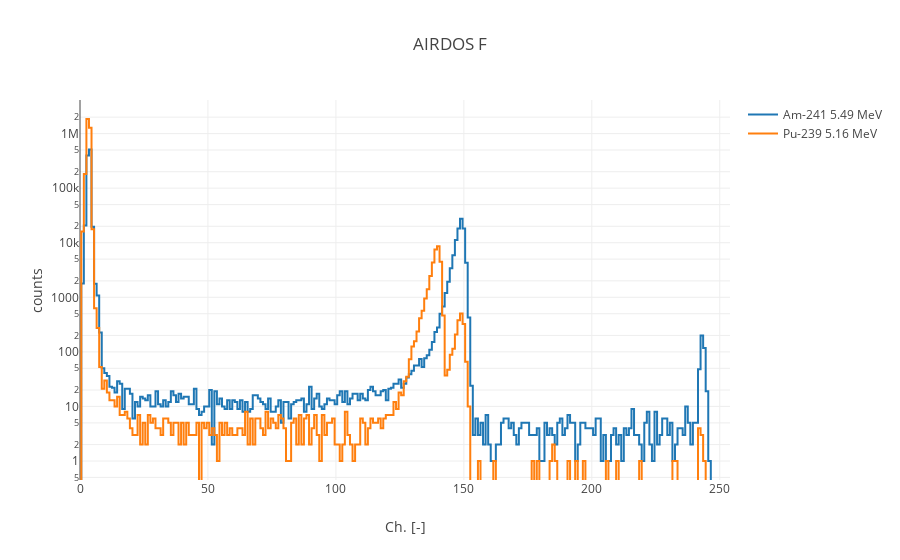

The notebook cell saved with this chart:
### Code cell
import plotly.plotly as py
import plotly.graph_objs as go

#plt.plot(ener1, label='Am-241 5.49 MeV (85 %) / 5.44 MeV (13 %)', drawstyle='steps-pre')
#plt.plot(ener2, label='Pu-239 5.16 MeV (73 %) / 5.14 (15 %) / 5.11 (12 %)', drawstyle='steps-pre')

data = [
    go.Scatter(
        x=ener1.index,
        y=ener1,
        name='Am-241 5.49 MeV',
        yaxis='y',
        line=dict(
        shape='hvh'
        )
    ),    
    go.Scatter(
        x=ener1.index,
        y=ener2,
        name='Pu-239 5.16 MeV',
        yaxis='y',
        line=dict(
        shape='hvh'
        )
    ),    
    ]

layout = go.Layout(
    title='AIRDOS F',
    yaxis=dict(
        title='counts',
        type='log',
        #range = [0,40000]
    ),
    xaxis=dict(
        title='Ch. [-]',
    )
)

fig = go.Figure(data=data, layout=layout)
plotly.offline.iplot(fig, filename='ble')

### Figure 1 — Plotly figure (JSON) as saved in the notebook; plotly's stock layout.template omitted (floating-point values rounded to 4 significant figures; data arrays with more than 128 entries replaced by an {"elided": "..."} marker saying what was removed)
{"data": [{"line": {"shape": "hvh"}, "name": "Am-241 5.49 MeV", "type": "scatter", "uid": "0bcde6fa-2e54-11e9-926a-b05216a54f0f", "x": {"elided": "255 int values"}, "y": {"elided": "255 int values"}, "yaxis": "y"}, {"line": {"shape": "hvh"}, "name": "Pu-239 5.16 MeV", "type": "scatter", "uid": "0bcde6fb-2e54-11e9-926a-b05216a54f0f", "x": {"elided": "255 int values"}, "y": {"elided": "255 int values"}, "yaxis": "y"}], "layout": {"autosize": true, "title": {"text": "AIRDOS F"}, "xaxis": {"autorange": true, "range": [0, 254], "title": {"text": "Ch. [-]"}, "type": "linear"}, "yaxis": {"autorange": true, "range": [-0.3482, 6.616], "title": {"text": "counts"}, "type": "log"}}}
